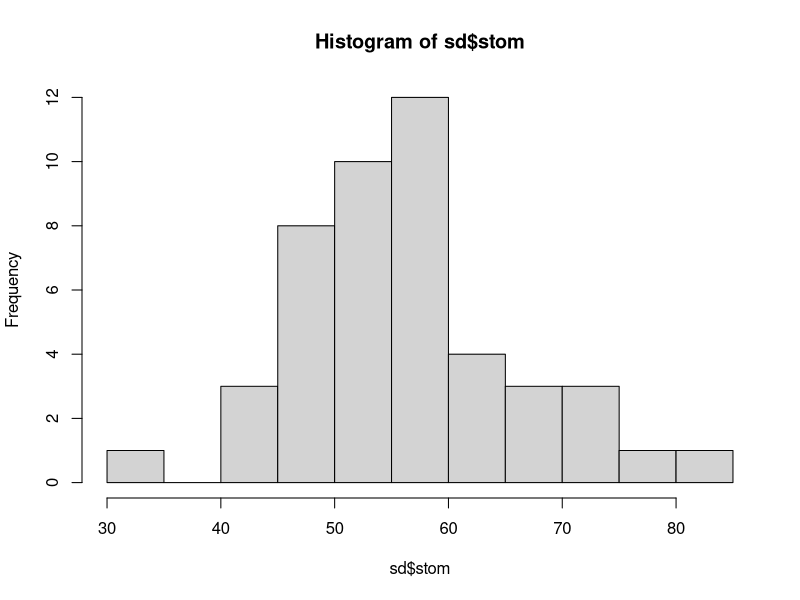
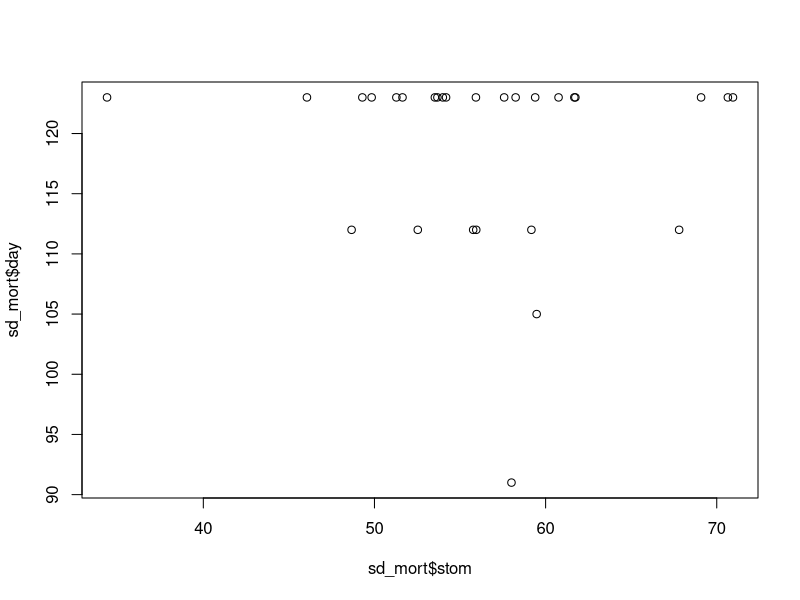
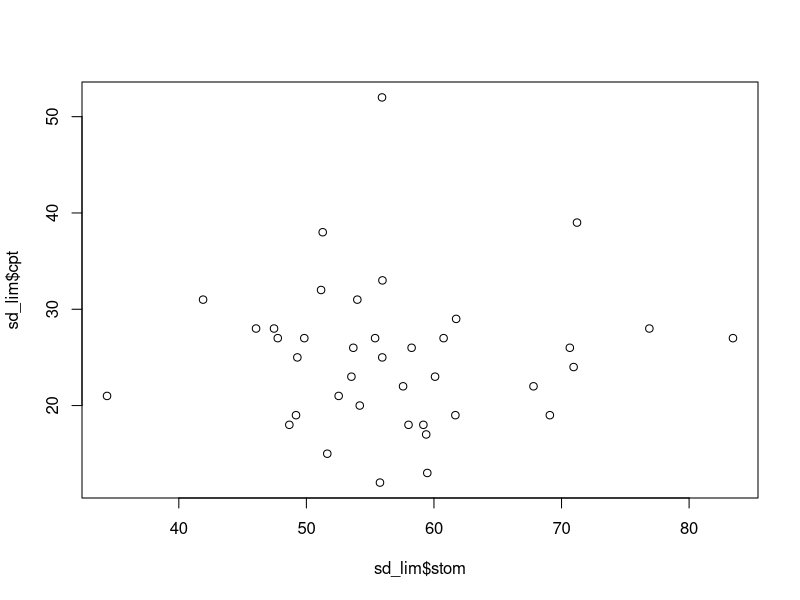

The R source for these figures, in order:
library(tidyverse)

sd <- read_csv("data/Experiment/Raw/PIPO_SD.csv")
names(sd) <- c("TreeID", "Area_mm2", "Stomata_n", "SD")

stress_days <- read_csv("data/Experiment/Processed/Water_Limitation_Days.csv")


# death:
    death_days_fl <- read_csv("data/Experiment/Processed/Death_Day_Fl-Based.csv") %>% 
      filter(treatment == "drought") %>% 
      mutate(day = death) %>% 
      dplyr::select(TreeID, day)
    death_days_col <- read_csv("data/Experiment/Processed/Death_Day_Color-Based.csv")

# set to one of the above:
death_days <- death_days_col

  
sd <- sd %>% 
  group_by(TreeID) %>% 
  summarise(stom = mean(SD, na.rm = T))

hist(sd$stom, breaks = 10)

sd_mort <- inner_join(sd, death_days)

plot(sd_mort$stom, sd_mort$day)

sd_lim <- inner_join(sd, stress_days)

plot(sd_lim$stom, sd_lim$cpt)
